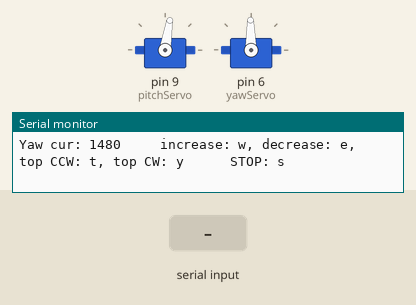
A sketch run on a simulated Arduino Uno, built with avr-gcc and run on an emulated ATmega328P. Parts: 2 × servo, the last lines printed to the serial monitor. The test bench sets the inputs (shaded band).

Above: at 1.2 s.
1.3 s: "D" received over Serial
At 3.2 s:
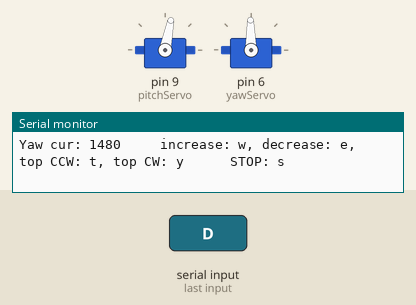
3.8 s: "h" received over Serial
At 5.1 s:
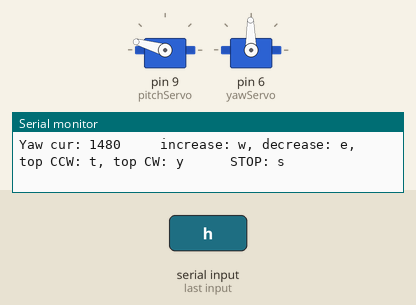
6.3 s: "l" received over Serial
At 8.2 s:
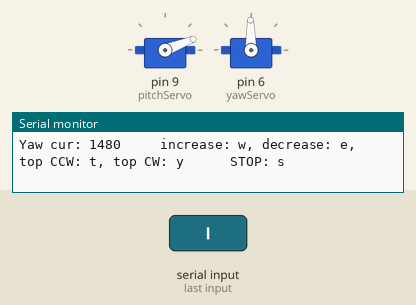
8.8 s: "D" received over Serial
At 10.1 s:
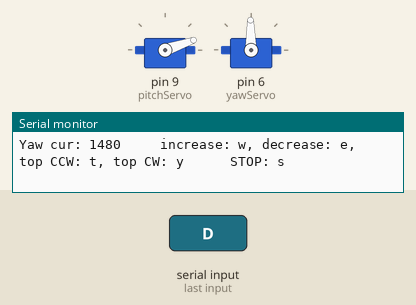
11.3 s: "I" received over Serial
At 13.2 s:
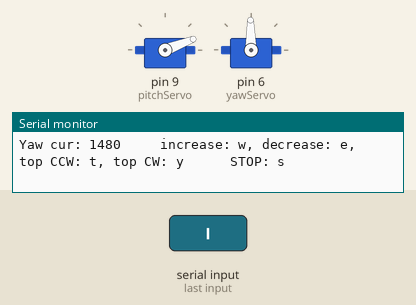
13.8 s: "r" received over Serial
At 15.1 s:
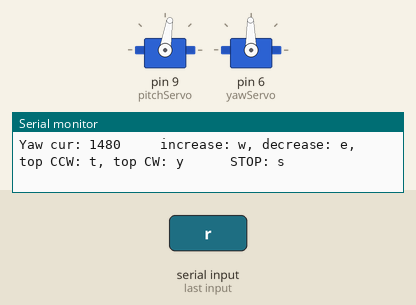
Timing chart, 0 to 16.8 s (numbered marks = the images above; inputs shaded):
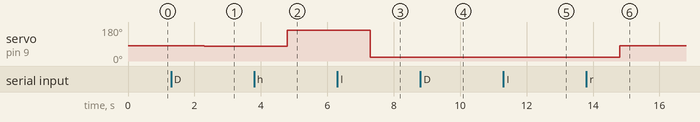

The sketch:

Test_Servo_Range.ino
```cpp
//Created by Geoff Spielman on 2017-10-29
/* HS-5245MG SERVO (camera pitch) website info:
 *  No load speed at 4.8V: 0.15sec/60°
 *  Max PWM range:  750-2250μsec
 *  Travel per μs: 0.079°/μsec
 *  Max travel: 118°
 *  Pulse Amplitude: 3 - 5 V
 *  Deadband width: 1 μs
*/

/* HS-1425CR SERVO (camera yaw) website info:
 *  No load speed at 4.8V: 44 RPM
 *  Pulse Amplitude: 3 - 5 V
 *  Deadband width: 1 μs
*/


bool testingAngles = false;

const int MAX_ANGLE = 163; //stops moving at 164
const int MIN_ANGLE = 21; //stops moving at 20
const int REST_ANGLE = 92;
const int ANGLE_INCREMENT = 1;
int pitchPos = REST_ANGLE;

const int PITCH_MAX_VALUE = 2230; //stops moving at 2240
const int PITCH_MIN_VALUE = 760; //stops moving at 750
const int PITCH_REST_VALUE = 1375;
const int PITCH_PWM_INCREMENT = 5;
int pitchVal = PITCH_REST_VALUE;


const int YAW_MAX_CCW = 1610; //highest CCW speed
const int YAW_MIN_CCW = 1508; //slowest smooth CCW speed
const int YAW_MAX_CW = 1390; // highest CW speed
const int YAW_MIN_CW = 1455;//slowest smooth CW speed
const int YAW_REST_VALUE = 1480; //starts CW at 1454, starts CCW at 1506
const int YAW_PWM_INCREMENT = 1;
int yawVal = YAW_REST_VALUE;


#include <Servo.h>
char input[20];
Servo pitchServo;
Servo yawServo;

void setup() {
  Serial.begin(9600);
  Serial.println("---- Start -----");
  pitchServo.attach(9);  // pitch servo should be plugged into pin 9
  yawServo.attach(6);    // yaw servo should be plugged into pin 6

  if (testingAngles){
    pitchServo.write(REST_ANGLE);
  }
  else{
    pitchServo.writeMicroseconds(PITCH_REST_VALUE);
  }
  yawServo.writeMicroseconds(YAW_REST_VALUE);
}

void loop() {
  Serial.print("Pitch cur: ");
  Serial.print(testingAngles ? pitchPos: pitchVal);
  Serial.println("\t\t increase: i, decrease: d, highest: h, lowest: l, rest: r");
  Serial.print("Yaw cur: ");
  Serial.print(yawVal);
  Serial.println("\t\t increase: w, decrease: e, top CCW: t, top CW: y \t\t STOP: s");
  Serial.read();

  while (!Serial.available());
  Serial.readString().toCharArray(input, 20);

  if (input[0] == 's' || input[0] == 's'){
    pitchServo.writeMicroseconds(PITCH_REST_VALUE);
    yawServo.writeMicroseconds(YAW_REST_VALUE);
    Serial.println("--- Ending Program ---");
    while(1){};
  }

  if (testingAngles){
    switch (input[0]){
      case 'i':
          pitchPos += ANGLE_INCREMENT;
          break;
      case 'I':
          pitchPos += 3*ANGLE_INCREMENT;
          break;
      case 'd':
          pitchPos -= ANGLE_INCREMENT;
          break;
      case 'D':
          pitchPos -= 3*ANGLE_INCREMENT;
          break;

      case 'h':
          pitchPos = MAX_ANGLE;
          break;
     case 'l':
          pitchPos = MIN_ANGLE;
          break;
    case 'r':
          pitchPos = REST_ANGLE;
          break;
    }
    pitchServo.write(pitchPos);
  }
  else{
    switch (input[0]){
      case 'i':
          pitchVal += PITCH_PWM_INCREMENT;
          break;
      case 'I':
          pitchVal += 3*PITCH_PWM_INCREMENT;
          break;
      case 'd':
          pitchVal -= PITCH_PWM_INCREMENT;
          break;
      case 'D':
          pitchVal -= 3*PITCH_PWM_INCREMENT;
          break;
      case 'h':
          pitchVal = PITCH_MAX_VALUE;
          break;
     case 'l':
          pitchVal = PITCH_MIN_VALUE;
          break;
      case 'r':
          pitchVal = PITCH_REST_VALUE;
          break;
    }
    pitchServo.write(pitchVal);
  }


  switch(input[0]){
    case 'w':
      yawVal += YAW_PWM_INCREMENT;
      break;
    case 'W':
      yawVal += 10 * YAW_PWM_INCREMENT;
      break;
    case 'e':
      yawVal -= YAW_PWM_INCREMENT;
      break;
    case 'E':
      yawVal -= 10 * YAW_PWM_INCREMENT;
      break;
    case 'r':
      yawVal = YAW_REST_VALUE;
      break;
    case 't':
      yawVal = YAW_MAX_CCW;
      break;
    case 'y':
      yawVal = YAW_MAX_CW;
      break;

  }
  yawServo.writeMicroseconds(yawVal);
}
```

Measured:
- after the input at 1.3 s, servo on pin 9 (pitchServo): 81° → 79° after 1.0 s
- after the input at 3.8 s, servo on pin 9 (pitchServo): 79° → 164° after 1.0 s
- after the input at 6.3 s, servo on pin 9 (pitchServo): 164° → 21° after 1.0 s
- after the input at 8.8 s, servo on pin 9 (pitchServo): 21° → 19° after 1.0 s
- after the input at 11.3 s, servo on pin 9 (pitchServo): 19° → 21° after 1.0 s
- after the input at 13.8 s, servo on pin 9 (pitchServo): 21° → 81° after 1.0 s
